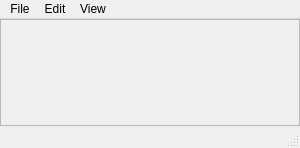
<ui version="4.0">
 <class>Bscan</class>
 <widget class="QMainWindow" name="Bscan">
  <property name="geometry">
   <rect>
    <x>0</x>
    <y>0</y>
    <width>300</width>
    <height>148</height>
   </rect>
  </property>
  <property name="windowTitle">
   <string>bscan</string>
  </property>
  <widget class="QWidget" name="centralwidget">
   <property name="sizePolicy">
    <sizepolicy hsizetype="MinimumExpanding" vsizetype="MinimumExpanding">
     <horstretch>0</horstretch>
     <verstretch>0</verstretch>
    </sizepolicy>
   </property>
   <layout class="QHBoxLayout">
    <property name="spacing">
     <number>6</number>
    </property>
    <property name="sizeConstraint">
     <enum>QLayout::SetDefaultConstraint</enum>
    </property>
    <property name="margin">
     <number>0</number>
    </property>
    <item>
     <widget class="QFrame" name="frame">
      <property name="sizePolicy">
       <sizepolicy hsizetype="Minimum" vsizetype="Minimum">
        <horstretch>0</horstretch>
        <verstretch>0</verstretch>
       </sizepolicy>
      </property>
      <property name="minimumSize">
       <size>
        <width>300</width>
        <height>100</height>
       </size>
      </property>
      <property name="frameShape">
       <enum>QFrame::StyledPanel</enum>
      </property>
      <property name="frameShadow">
       <enum>QFrame::Raised</enum>
      </property>
      <layout class="QHBoxLayout">
       <property name="spacing">
        <number>6</number>
       </property>
       <property name="margin">
        <number>0</number>
       </property>
      </layout>
     </widget>
    </item>
   </layout>
  </widget>
  <widget class="QMenuBar" name="menubar">
   <property name="geometry">
    <rect>
     <x>0</x>
     <y>0</y>
     <width>300</width>
     <height>25</height>
    </rect>
   </property>
   <widget class="QMenu" name="menuFile">
    <property name="title">
     <string>File</string>
    </property>
    <addaction name="actionPrint"/>
    <addaction name="actionQuit"/>
   </widget>
   <widget class="QMenu" name="menuEdit">
    <property name="title">
     <string>Edit</string>
    </property>
    <addaction name="actionAddPlot"/>
    <addaction name="actionRemovePlot"/>
   </widget>
   <widget class="QMenu" name="menuView">
    <property name="title">
     <string>View</string>
    </property>
    <addaction name="actionSetGateRange"/>
    <addaction name="actionSetTimeSpan"/>
    <addaction name="separator"/>
    <addaction name="actionPause"/>
    <addaction name="actionUnpause"/>
    <addaction name="separator"/>
    <addaction name="actionZoom_100"/>
    <addaction name="actionZoom_150"/>
    <addaction name="actionZoom_200"/>
    <addaction name="actionZoom_300"/>
   </widget>
   <addaction name="menuFile"/>
   <addaction name="menuEdit"/>
   <addaction name="menuView"/>
  </widget>
  <widget class="QStatusBar" name="statusbar"/>
  <action name="actionQuit">
   <property name="text">
    <string>Quit</string>
   </property>
  </action>
  <action name="actionPrint">
   <property name="enabled">
    <bool>true</bool>
   </property>
   <property name="text">
    <string>Print...</string>
   </property>
  </action>
  <action name="actionAddPlot">
   <property name="text">
    <string>Add A New Plot</string>
   </property>
  </action>
  <action name="actionRemovePlot">
   <property name="text">
    <string>Remove A Plot</string>
   </property>
  </action>
  <action name="actionZoom_100">
   <property name="text">
    <string>Zoom 100%</string>
   </property>
  </action>
  <action name="actionZoom_150">
   <property name="text">
    <string>Zoom 150%</string>
   </property>
  </action>
  <action name="actionZoom_200">
   <property name="text">
    <string>Zoom 200%</string>
   </property>
  </action>
  <action name="actionZoom_300">
   <property name="text">
    <string>Zoom 300%</string>
   </property>
  </action>
  <action name="actionSetGateRange">
   <property name="text">
    <string>Set Gate Range...</string>
   </property>
  </action>
  <action name="actionSetTimeSpan">
   <property name="text">
    <string>Set Time Span...</string>
   </property>
  </action>
  <action name="actionPause">
   <property name="text">
    <string>Pause</string>
   </property>
  </action>
  <action name="actionUnpause">
   <property name="text">
    <string>Unpause</string>
   </property>
  </action>
 </widget>
 <resources/>
 <connections/>
</ui>
